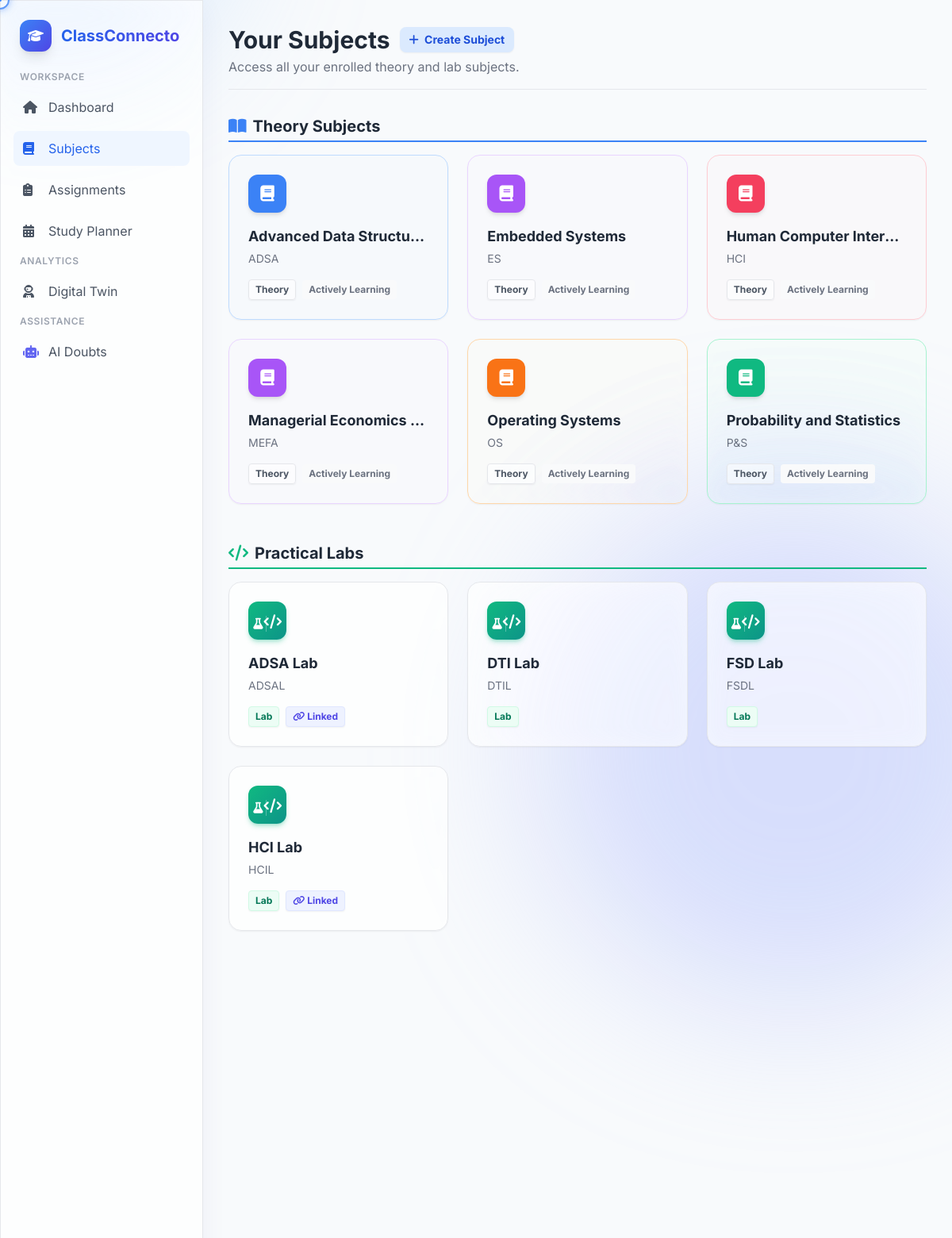
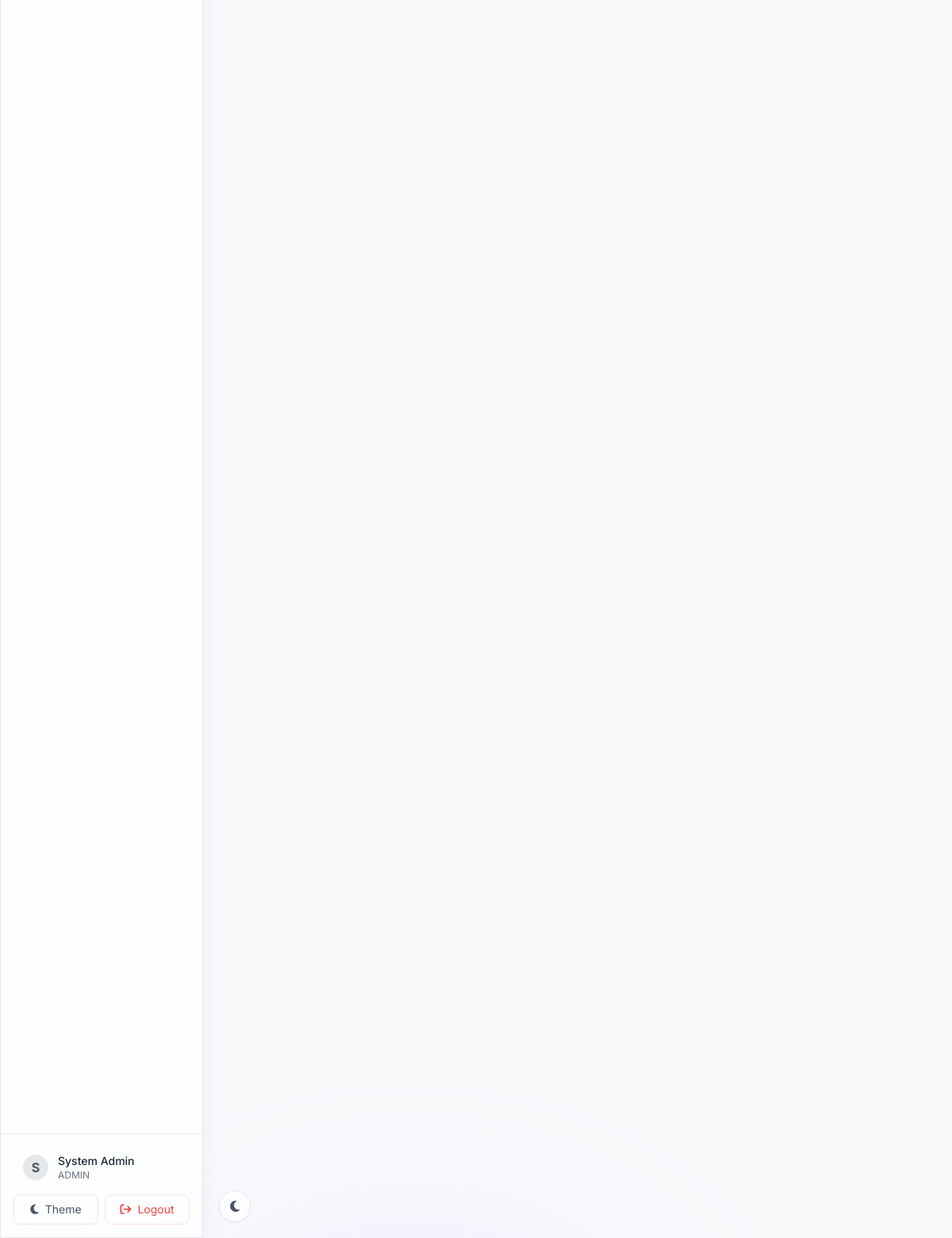
/subjects.php (signed in), run on the app's committed database (2 pictures, top to bottom).
### tables this page shows
CREATE TABLE `subjects` (
  `id` int(11) NOT NULL AUTO_INCREMENT,
  `name` varchar(100) NOT NULL,
  `code` varchar(20) NOT NULL,
  `type` enum('theory','lab') DEFAULT 'theory',
  `theory_subject_id` int(11) DEFAULT NULL,
  `created_at` timestamp NOT NULL DEFAULT current_timestamp(),
  PRIMARY KEY (`id`),
  KEY `theory_subject_id` (`theory_subject_id`),
  CONSTRAINT `subjects_ibfk_1` FOREIGN KEY (`theory_subject_id`) REFERENCES `subjects` (`id`) ON DELETE SET NULL
);

### subjects.php (the view, shortened to what this page needs)
<?php
require_once 'db/connection.php';
$is_authorized = in_array($_SESSION['role'], ['admin', 'faculty', 'cr']);
$stmt = $pdo->query("SELECT * FROM subjects WHERE type = 'theory' ORDER BY name ASC");
$theory_subjects = $stmt->fetchAll();
$stmt = $pdo->query("SELECT * FROM subjects WHERE type = 'lab' ORDER BY name ASC");
$lab_subjects = $stmt->fetchAll();
$colorMap = [
    ['icon' => 'bg-blue-500', 'border' => 'border-blue-200 dark:border-blue-900/50', 'text' => 'group-hover:text-blue-600 dark:group-hover:text-blue-400', 'ring' => 'bg-blue-50/20 dark:bg-blue-900/10'],
    ['icon' => 'bg-purple-500', 'border' => 'border-purple-200 dark:border-purple-900/50', 'text' => 'group-hover:text-purple-600 dark:group-hover:text-purple-400', 'ring' => 'bg-purple-50/20 dark:bg-purple-900/10'],
    ['icon' => 'bg-emerald-500', 'border' => 'border-emerald-200 dark:border-emerald-900/50', 'text' => 'group-hover:text-emerald-600 dark:group-hover:text-emerald-400', 'ring' => 'bg-emerald-50/20 dark:bg-emerald-900/10'],
    ['icon' => 'bg-orange-500', 'border' => 'border-orange-200 dark:border-orange-900/50', 'text' => 'group-hover:text-orange-600 dark:group-hover:text-orange-400', 'ring' => 'bg-orange-50/20 dark:bg-orange-900/10'],
    ['icon' => 'bg-rose-500', 'border' => 'border-rose-200 dark:border-rose-900/50', 'text' => 'group-hover:text-rose-600 dark:group-hover:text-rose-400', 'ring' => 'bg-rose-50/20 dark:bg-rose-900/10']
];
?>
<!DOCTYPE html>
<html lang="en">
<head>
    <script src="https://cdn.tailwindcss.com"></script>
    <link rel="stylesheet" href="assets/css/style.css">
    <link rel="stylesheet" href="https://cdnjs.cloudflare.com/ajax/libs/font-awesome/6.4.0/css/all.min.css">
</head>
<body class="flex transition-colors duration-300">
    <?php include 'components/background.php'; ?>
    <?php include 'components/sidebar.php'; ?>
    <main class="ml-64 flex-1 h-screen overflow-y-auto w-full p-8 relative z-10">
        <header class="mb-8 flex justify-between items-center border-b border-gray-200 dark:border-gray-700 pb-4">
            <div>
                <div class="flex items-center gap-3">
                    <h1 class="text-3xl font-bold text-gray-800 dark:text-white">Your Subjects</h1>
                    <?php if($is_authorized): ?>
                         <button onclick="document.getElementById('modal-add-subject').classList.remove('hidden')" class="bg-blue-100 text-blue-700 dark:bg-blue-900/40 dark:text-blue-400 hover:bg-blue-200 text-sm font-bold py-1.5 px-3 rounded-lg shadow-sm transition"><i class="fa-solid fa-plus mr-1"></i> Create Subject</button>
                    <?php endif; ?>
                </div>
                <p class="text-gray-500 dark:text-gray-400 mt-1">Access all your enrolled theory and lab subjects.</p>
            </div>
        </header>
        <h2 class="text-xl font-bold text-gray-800 dark:text-white mb-4 flex items-center gap-2 border-b-2 border-blue-500 inline-block pb-1"><i class="fa-solid fa-book-open text-blue-500"></i> Theory Subjects</h2>
        <div class="grid grid-cols-1 md:grid-cols-2 lg:grid-cols-3 xl:grid-cols-4 gap-6 mb-12">
            <?php foreach($theory_subjects as $sub):
                $c = $colorMap[$sub['id'] % count($colorMap)];
                $link = "subject.php?id={$sub['code']}";
            ?>
            <div class="relative group">
                <a href="<?= $link ?>" class="block glass p-6 rounded-2xl hover-lift shadow-sm h-full border <?= $c['border'] ?> <?= $c['ring'] ?>">
                    <div class="w-12 h-12 rounded-xl <?= $c['icon'] ?> text-white flex items-center justify-center text-xl mb-4 group-hover:scale-110 transition-transform shadow-md">
                        <i class="fa-solid fa-book"></i>
                    </div>
                    <h3 class="text-lg font-bold text-gray-800 dark:text-white <?= $c['text'] ?> transition-colors truncate" title="<?= htmlspecialchars($sub['name']) ?>"><?= htmlspecialchars($sub['name']) ?></h3>
                    <p class="text-sm text-gray-500 mt-1"><?= htmlspecialchars($sub['code']) ?></p>
                    <div class="mt-4 flex items-center gap-2">
                         <span class="bg-white/50 dark:bg-gray-800 text-gray-600 dark:text-gray-300 text-xs px-2 py-1 rounded font-bold border border-gray-200 dark:border-gray-700 shadow-sm">Theory</span>
                         <span class="bg-gray-50 dark:bg-gray-800/50 text-gray-500 text-xs px-2 py-1 rounded font-bold">Actively Learning</span>
                    </div>
                </a>
                <?php if($is_authorized): ?>
                <form method="POST" class="absolute top-4 right-4 z-10" onsubmit="return confirm('Are you sure you want to delete this subject? All associated notes, assignments, and doubts will be permanently removed.');">
                </form>
                <?php endif; ?>
            </div>
            <?php endforeach; ?>
        </div>
        <h2 class="text-xl font-bold text-gray-800 dark:text-white mb-4 flex items-center gap-2 border-b-2 border-emerald-500 inline-block pb-1"><i class="fa-solid fa-code text-emerald-500"></i> Practical Labs</h2>
        <div class="grid grid-cols-1 md:grid-cols-2 lg:grid-cols-3 xl:grid-cols-4 gap-6">
            <?php foreach($lab_subjects as $sub):
                $link = "lab.php?id={$sub['code']}";
            ?>
            <div class="relative group">
                <a href="<?= $link ?>" class="block glass p-6 rounded-2xl hover-lift shadow-sm h-full border border-gray-200 dark:border-gray-700 hover:border-emerald-300 dark:hover:border-emerald-600">
                    <div class="w-12 h-12 rounded-xl bg-gradient-to-br from-emerald-500 to-teal-600 text-white flex items-center justify-center text-xl mb-4 group-hover:scale-110 transition-transform shadow-md shadow-emerald-500/30">
                        <i class="fa-solid fa-flask text-sm -mr-2 mt-2 border-r border-white/30 pr-1"></i><i class="fa-solid fa-code ml-1 mt-0.5 text-lg"></i>
                    </div>
                    <h3 class="text-lg font-bold text-gray-800 dark:text-white group-hover:text-emerald-600 dark:group-hover:text-emerald-400 transition-colors truncate" title="<?= htmlspecialchars($sub['name']) ?>"><?= htmlspecialchars($sub['name']) ?></h3>
                    <p class="text-sm text-gray-500 mt-1"><?= htmlspecialchars($sub['code']) ?></p>
                    <div class="mt-4 flex items-center gap-2">
                         <span class="bg-emerald-50 dark:bg-emerald-900/20 text-emerald-700 dark:text-emerald-400 text-xs px-2 py-1 rounded font-bold border border-emerald-100 dark:border-emerald-900/50 shadow-sm">Lab</span>
                         <?php if($sub['theory_subject_id']): ?>
                            <span class="bg-indigo-50 dark:bg-indigo-900/30 text-indigo-600 dark:text-indigo-400 text-xs px-2 py-1 rounded font-bold border border-indigo-100 dark:border-indigo-800/50 shadow-sm"><i class="fa-solid fa-link"></i> Linked</span>
                         <?php endif; ?>
                    </div>
                </a>
                <?php if($is_authorized): ?>
                <form method="POST" class="absolute top-4 right-4 z-10" onsubmit="return confirm('Are you sure you want to delete this lab subject? All associated programs will be permanently removed.');">
                </form>
                <?php endif; ?>
            </div>
            <?php endforeach; ?>
        </div>
        <br><br><br>
    </main>
    <button id="theme-toggle" class="fixed bottom-5 left-64 ml-5 w-10 h-10 rounded-full glass flex items-center justify-center text-gray-600 hover:text-blue-600 transition-colors z-50 shadow-sm border border-gray-200 dark:border-gray-700">
        <i class="fa-solid fa-moon"></i>
    </button>
</body>
</html>

### assets/css/style.css (style rules this page uses)
:root { --bg-light: #f8fafc; --bg-dark: #0f172a; --card-light: rgba(255, 255, 255, 0.7); --card-dark: rgba(30, 41, 59, 0.7); --border-light: rgba(255, 255, 255, 0.2); --border-dark: rgba(255, 255, 255, 0.05); }
body { font-family: 'Inter', sans-serif; background-color: var(--bg-light); color: #1e293b; transition: background-color 0.3s ease, color 0.3s ease; overflow-x: hidden; animation: fadeIn 0.6s ease-out forwards; }
*, *::before, *::after { cursor: none !important; }
.glass { background: var(--card-light); backdrop-filter: blur(12px); -webkit-backdrop-filter: blur(12px); border: 1px solid var(--border-light); box-shadow: 0 8px 32px 0 rgba(31, 38, 135, 0.05); }
.hover-lift { transition: transform 0.2s cubic-bezier(0.4, 0, 0.2, 1), box-shadow 0.2s cubic-bezier(0.4, 0, 0.2, 1); }
html { background-color: #f8fafc; }
body { background: transparent !important; }

### data on the page
subjects: name "Advanced Data Structu…", code "ADSA"
subjects: name "Embedded Systems", code "ES"
subjects: name "Human Computer Inter…", code "HCI"
subjects: name "Managerial Economics…", code "MEFA"
subjects: name "Operating Systems", code "OS"
subjects: name "Probability and Statistics", code "P&S"
subjects: name "ADSA Lab", code "ADSAL", shows "Linked"
subjects: name "DTI Lab", code "DTIL"
subjects: name "FSD Lab", code "FSDL"
subjects: name "HCI Lab", code "HCIL", shows "Linked"

### other printed values
substr($_SESSION['full_name'] ?? 'U', 0, 1) "S"
$_SESSION['full_name'] "System Admin"
$_SESSION['reg_number'] "ADMIN"
